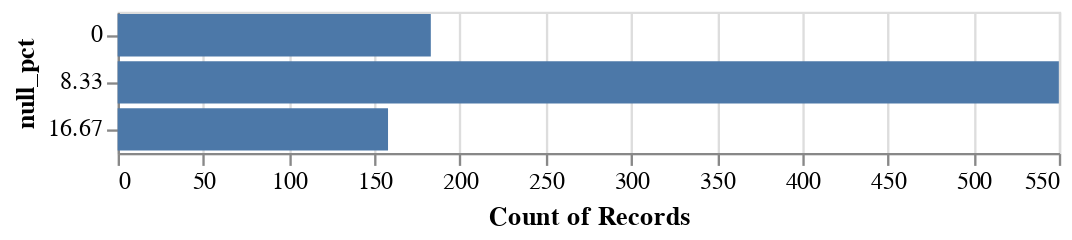

Notebook code cell kept with this figure:
### Code cell
Chart(df).mark_bar().encode(
    Y("null_pct:N"),
    X("count(null_pct):Q")
)

### Figure 1 — Vega-Lite specification as saved in the notebook (floating-point values rounded to 4 significant figures; data arrays with more than 128 entries replaced by an {"elided": "..."} marker saying what was removed)
{"config": {"view": {"continuousWidth": 400, "continuousHeight": 300}}, "data": {"name": "data-579a26ca4e259b0b06d33472ebbc458e"}, "mark": "bar", "encoding": {"x": {"type": "quantitative", "aggregate": "count", "field": "null_pct"}, "y": {"type": "nominal", "field": "null_pct"}}, "$schema": "https://vega.github.io/schema/vega-lite/v4.8.1.json", "datasets": {"data-579a26ca4e259b0b06d33472ebbc458e": {"elided": "891 records"}}}
